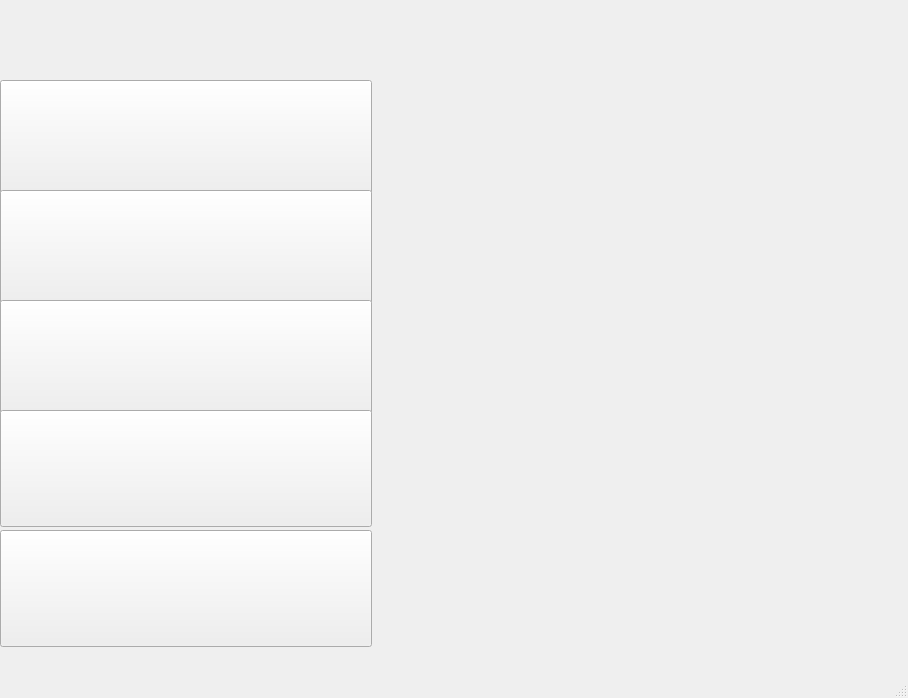
<?xml version="1.0" encoding="UTF-8"?>
<ui version="4.0">
 <class>CurrentlyOpenStalls</class>
 <widget class="QMainWindow" name="CurrentlyOpenStalls">
  <property name="geometry">
   <rect>
    <x>0</x>
    <y>0</y>
    <width>908</width>
    <height>698</height>
   </rect>
  </property>
  <property name="maximumSize">
   <size>
    <width>908</width>
    <height>698</height>
   </size>
  </property>
  <property name="windowTitle">
   <string>MainWindow</string>
  </property>
  <widget class="QWidget" name="centralwidget">
   <widget class="QLabel" name="label">
    <property name="geometry">
     <rect>
      <x>0</x>
      <y>0</y>
      <width>908</width>
      <height>80</height>
     </rect>
    </property>
    <property name="maximumSize">
     <size>
      <width>908</width>
      <height>80</height>
     </size>
    </property>
    <property name="styleSheet">
     <string notr="true">background-image: url(:/Heading_Label/Heading_Label.jpg);</string>
    </property>
    <property name="text">
     <string/>
    </property>
   </widget>
   <widget class="QLabel" name="label_2">
    <property name="geometry">
     <rect>
      <x>0</x>
      <y>80</y>
      <width>908</width>
      <height>581</height>
     </rect>
    </property>
    <property name="maximumSize">
     <size>
      <width>908</width>
      <height>581</height>
     </size>
    </property>
    <property name="styleSheet">
     <string notr="true">background-image: url(:/bgImg/today_stalls_wallpaper copy.jpg);</string>
    </property>
    <property name="text">
     <string/>
    </property>
   </widget>
   <widget class="QPushButton" name="McD_bt">
    <property name="geometry">
     <rect>
      <x>0</x>
      <y>80</y>
      <width>372</width>
      <height>117</height>
     </rect>
    </property>
    <property name="maximumSize">
     <size>
      <width>372</width>
      <height>117</height>
     </size>
    </property>
    <property name="styleSheet">
     <string notr="true">background-image: url(:/FINAL/MCD_FINAL.jpg);</string>
    </property>
    <property name="text">
     <string/>
    </property>
   </widget>
   <widget class="QPushButton" name="WS_bt">
    <property name="geometry">
     <rect>
      <x>0</x>
      <y>190</y>
      <width>372</width>
      <height>117</height>
     </rect>
    </property>
    <property name="maximumSize">
     <size>
      <width>372</width>
      <height>117</height>
     </size>
    </property>
    <property name="styleSheet">
     <string notr="true">background-image: url(:/FINAL/WS_FINAL.jpg);
</string>
    </property>
    <property name="text">
     <string/>
    </property>
   </widget>
   <widget class="QPushButton" name="CR_bt">
    <property name="geometry">
     <rect>
      <x>0</x>
      <y>300</y>
      <width>372</width>
      <height>117</height>
     </rect>
    </property>
    <property name="maximumSize">
     <size>
      <width>372</width>
      <height>117</height>
     </size>
    </property>
    <property name="styleSheet">
     <string notr="true">background-image: url(:/FINAL/CR_FINAL.jpg);</string>
    </property>
    <property name="text">
     <string/>
    </property>
   </widget>
   <widget class="QPushButton" name="NS_bt">
    <property name="geometry">
     <rect>
      <x>0</x>
      <y>410</y>
      <width>372</width>
      <height>117</height>
     </rect>
    </property>
    <property name="maximumSize">
     <size>
      <width>372</width>
      <height>117</height>
     </size>
    </property>
    <property name="styleSheet">
     <string notr="true">background-image: url(:/FINAL/NS_FINAL.jpg);</string>
    </property>
    <property name="text">
     <string/>
    </property>
   </widget>
   <widget class="QPushButton" name="MS_bt">
    <property name="geometry">
     <rect>
      <x>0</x>
      <y>530</y>
      <width>372</width>
      <height>117</height>
     </rect>
    </property>
    <property name="maximumSize">
     <size>
      <width>372</width>
      <height>117</height>
     </size>
    </property>
    <property name="styleSheet">
     <string notr="true">background-image: url(:/FINAL/MS_FINAL.jpg);</string>
    </property>
    <property name="text">
     <string/>
    </property>
   </widget>
   <widget class="QLabel" name="Menu">
    <property name="geometry">
     <rect>
      <x>370</x>
      <y>80</y>
      <width>541</width>
      <height>451</height>
     </rect>
    </property>
    <property name="maximumSize">
     <size>
      <width>541</width>
      <height>451</height>
     </size>
    </property>
    <property name="text">
     <string/>
    </property>
   </widget>
   <widget class="QLabel" name="info">
    <property name="geometry">
     <rect>
      <x>380</x>
      <y>530</y>
      <width>521</width>
      <height>121</height>
     </rect>
    </property>
    <property name="maximumSize">
     <size>
      <width>531</width>
      <height>121</height>
     </size>
    </property>
    <property name="styleSheet">
     <string notr="true">
font: 24pt &quot;Chalkduster&quot;;
color: rgb(255, 255, 255);</string>
    </property>
    <property name="text">
     <string/>
    </property>
   </widget>
  </widget>
  <widget class="QMenuBar" name="menubar">
   <property name="geometry">
    <rect>
     <x>0</x>
     <y>0</y>
     <width>908</width>
     <height>22</height>
    </rect>
   </property>
  </widget>
  <widget class="QStatusBar" name="statusbar"/>
 </widget>
 <resources>
  <include location="bg_img.qrc"/>
 </resources>
 <connections/>
</ui>
